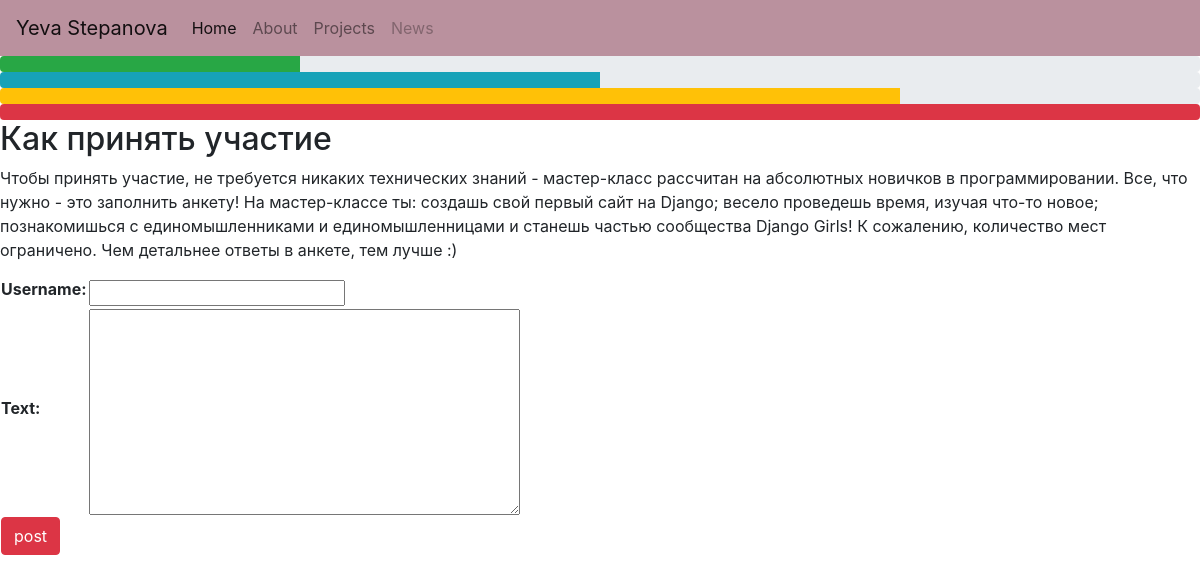
The app's page /post/4 with its own data.
### my_blog/models.py (models this page shows, shortened)
class Post(models.Model):
      title=models.CharField(max_length=255)
      text=models.TextField()
      user=models.ForeignKey("auth.User", on_delete=models.CASCADE)
      created_att= models.DateTimeField(auto_now_add= True)

### my_blog/views.py (the view)
# urls.py: path("post/<int:pk>", PostDetailView.as_view())
class PostDetailView(DetailView):
        template_name= "post.html"
        model = Post
        def get_context_data(self,**kwargs):
            context = super().get_context_data(**kwargs)
            context["form"]= AddCommenr()
            return context
        def post(self, request, pk):
            form = AddCommenr(data= request.POST)
            self.object=self.get_object()
            context= self.get_context_data()
            if form.is_valid():
                comment= form.save(commit=False)
                comment.post=self.object
                comment.save()
                context["form"]= AddCommenr()
                return self.render_to_response(context)
            else:
                context['form']= form
                return self.render_to_response(context)

### my_blog/forms.py
class AddCommenr(forms.ModelForm):
    class Meta :
        model= Comment
        fields= "__all__"
        exclude=["post"]

### my_blog/templates/post.html (shortened to what this page needs)
{%extends "base.html"%}
{%block content%}
<div class="progress">
  <div class="progress-bar bg-success" role="progressbar" style="width: 25%" aria-valuenow="25" aria-valuemin="0" aria-valuemax="100"></div>
</div>
<div class="progress">
  <div class="progress-bar bg-info" role="progressbar" style="width: 50%" aria-valuenow="50" aria-valuemin="0" aria-valuemax="100"></div>
</div>
<div class="progress">
  <div class="progress-bar bg-warning" role="progressbar" style="width: 75%" aria-valuenow="75" aria-valuemin="0" aria-valuemax="100"></div>
</div>
<div class="progress">
  <div class="progress-bar bg-danger" role="progressbar" style="width: 100%" aria-valuenow="100" aria-valuemin="0" aria-valuemax="100"></div>
</div>
<h2>{{post.title}}</h2>
<p>{{post.text}}</p>
<form method="Post"> {%csrf_token%}
  <table>
    {{form.as_table}}
    <tr>
      <td>
        <button class=" btn btn-danger">
          post
        </button>
      </td>
    </tr>
  </table>
</form>
{%endblock%}

### records on screen
Post: title "Как принять участие", text "Чтобы принять участие, не требуется никаких технических знаний - мастер-класс рассчитан на абсолютных новичков в программировании. Все, что нужно - это заполнить анкету! На мастер-классе ты: создашь свой первый сайт на Django; весело проведешь время, изучая что-то новое; познакомишься с единомышленниками и единомышленницами и станешь частью сообщества Django Girls! К сожалению, количество мест ограничено. Чем детальнее ответы в анкете, тем лучше :)"
